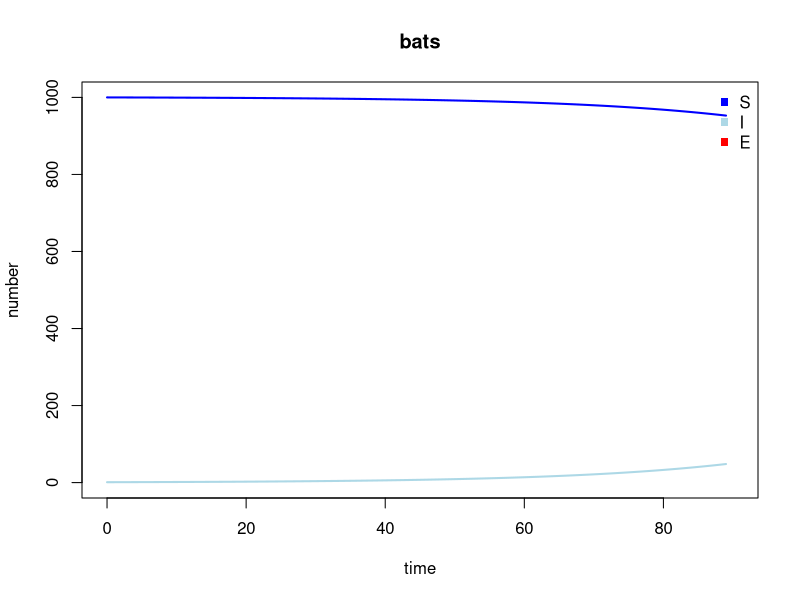
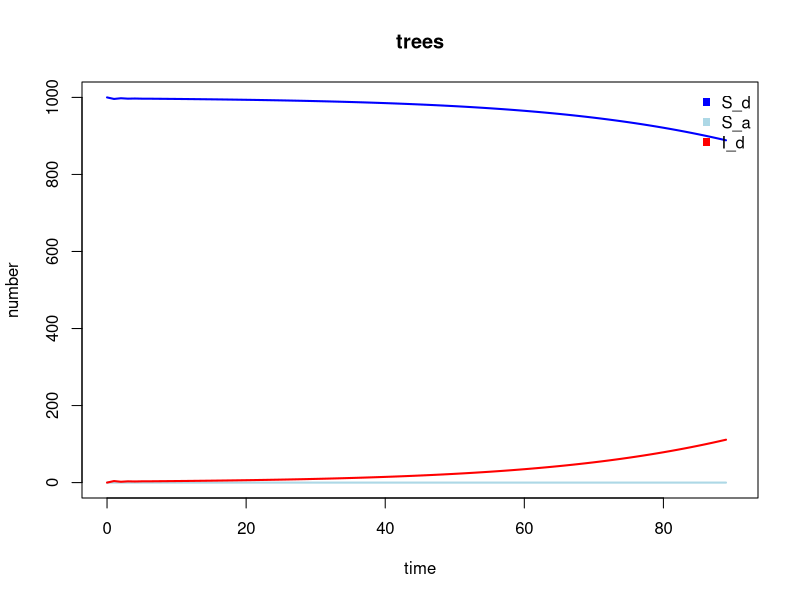
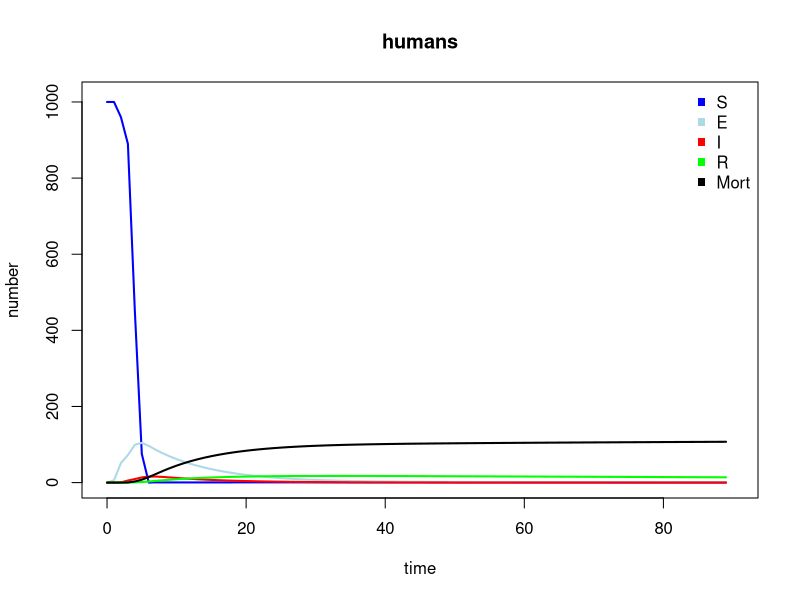
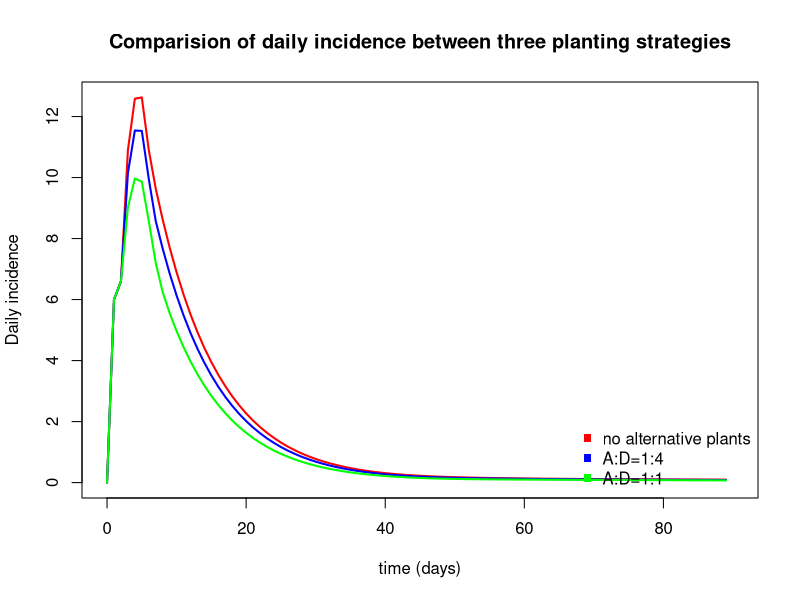

Write the R code that produced these figures, in order.
## ---- chunk 1
knitr::opts_chunk$set(echo = TRUE)
## ---- chunk 2
run_nipah_discrete <- function(param, max_time, time_step, initial_cond){
  
  ## Parameters
  
  ## For bats
  V_b = param$V_b #birth rate of bats
  mu_b = param$mu_b #death rate of bats
  beta_b = param$beta_b #transmission coefficient among bats
  beta_bd = param$beta_bd #transmission coefficient from bats to susceptible date palm trees
  
  
  
  ##
  ## For trees
  P_d = param$P_d  #proportion of data palm trees at baseline
  P_a = param$P_a  #proportion of alternative plants at baseline
  R_da = param$R_d  #relative preference of date palm tree over alternative plant 
                    # (equal preference: R_da = 1)
  theta_d = param$theta_d  #pot replacement rate 
  gamma_d = param$gamma_d  #viral inactivation rate in date palm tree sap
  
  
  ## For humans
  beta_h = param$beta_h #transmission coefficients among humans
  beta_dh = param$beta_dh #transmission coefficient from infectious date palm trees to humans
  sigma_h = param$sigma_h #1/latent period in humans
  gamma_h = param$gamma_h #recovery rate in humans
  v_h = param$v_h #birth rate for humans
  mu_h = param$mu_h #death rate for humans
  k_mu = param$k_mu #Nipah case fatality rate
  
  
  
  
  ##
  time = seq(0, max_time, time_step)
  nsteps = length(time)
  
  ## Compartments 
  
  ## For bats
  S_b <- rep(NA, nsteps); S_b[1] = initial_cond['S_b']
  I_b <- rep(NA, nsteps); I_b[1] = initial_cond['I_b']
  
  incidI_b <- rep(NA, nsteps); incidI_b[1] = 0
  
  
  ##
  ## For trees
  S_d <- rep(NA, nsteps); S_d[1] = initial_cond['S_d']
  I_d <- rep(NA, nsteps); I_d[1] = initial_cond['I_d']
  S_a <- rep(NA, nsteps); S_a[1] = initial_cond['S_a']
  
  incidI_d <- rep(NA, nsteps); incidI_d[1] = 0
  
  ## For humans 
  S_h = rep(NA, nsteps); S_h[1] = initial_cond['S_h']
  E_h = rep(NA, nsteps); E_h[1] = initial_cond['E_h']
  I_h = rep(NA, nsteps); I_h[1] = initial_cond['I_h']
  I_d = rep(NA, nsteps); I_d[1] = initial_cond['I_d']
  R_h = rep(NA, nsteps); R_h[1] = initial_cond['R_h']
  N_h = rep(NA, nsteps); N_h[1] = S_h[1] + I_h[1] + R_h[1]
  
  incidI_h = rep(NA, nsteps); incidI_h[1] = 0
  cumincid_h = rep(NA, nsteps); cumincid_h[1] = 0
  mortI_h = rep(NA, nsteps); mortI_h[1] = 0
  
  
  ##
  
  for(ii in 2:max_time){
    
    ## changes in bat compartments
    new_births_S_b = time_step * V_b * (max(S_b[ii-1],0)+max(I_b[ii-1],0))
    new_deaths_S_b = time_step * mu_b * max(S_b[ii-1],0)
    new_deaths_I_b = time_step * mu_b * max(I_b[ii-1],0)
    new_inf_S_b = time_step * beta_b * max(S_b[ii-1],0) * max(I_b[ii-1],0)
    
    
    
    ## changes in tree compartments 
    new_inf_S_d = time_step * R_da * beta_bd * max(I_b[ii-1],0) * max(S_d[ii-1],0)
    new_rep_I_d = time_step * theta_d * max(I_d[ii-1],0)
    new_inact_I_d = time_step * gamma_d * max(I_d[ii-1],0)
    
    ## changes in human compartments 
    new_births_S_h = time_step * v_h * max(N_h[ii-1],0)
    new_deaths_S_h = time_step * beta_h * max (I_h[ii-1],0) * max(S_h[ii-1],0)
    new_inf_S_h = time_step * beta_dh * max(I_d[ii-1],0) * max(S_h[ii-1],0)
    new_inf_S_dh = time_step * mu_h * max(S_h[ii-1],0)
    
    new_inf_E_h = time_step * sigma_h * max(E_h[ii-1],0)
    new_deaths_E_h = time_step * mu_h * max(E_h[ii-1],0)
    
    new_rec_I_h = time_step * gamma_h * max(I_h[ii-1],0)
    new_nip_deaths_I_h = time_step * k_mu * max(I_h[ii-1],0)
    new_deaths_I_h = time_step * mu_h * max(I_h[ii-1],0)
    
    new_deaths_R_h = time_step * mu_h * max(R_h[ii-1],0)
    
    # bat compartments
    S_b[ii] = max(S_b[(ii-1)] + new_births_S_b - new_deaths_S_b - new_inf_S_b,0)
    I_b[ii] = max(I_b[(ii-1)]+ new_inf_S_b - new_deaths_I_b,0)
    
    incidI_b[ii] = new_inf_S_b
    
    # tree compartments 
    S_d[ii] = max(S_d[(ii-1)] - new_inf_S_d + new_rep_I_d + new_inact_I_d,0)
    S_a[ii] = max(S_a[(ii-1)] ,0)
    I_d[ii] = max(I_d[(ii-1)] + new_inf_S_d - new_rep_I_d - new_inact_I_d,0)
    
    incidI_d[ii] = new_inf_S_d
  


    # human compartments
    S_h[ii] = max(S_h[(ii-1)] + new_births_S_h - new_deaths_S_h - new_inf_S_h - new_inf_S_dh,0)
    E_h[ii] = max(E_h[(ii-1)] + new_inf_S_h + new_inf_S_dh - new_inf_E_h - new_deaths_E_h,0)
    I_h[ii] = max(I_h[(ii-1)] + new_inf_E_h - new_rec_I_h - new_nip_deaths_I_h - new_deaths_I_h,0)
    R_h[ii] = max(R_h[(ii-1)] + new_rec_I_h - new_deaths_R_h,0)
    
    N_h[ii] = S_h[ii] + E_h[ii] + I_h[ii] + R_h[ii]
    incidI_h[ii] = new_inf_E_h + new_inf_S_dh
    cumincid_h[ii] = cumincid_h[(ii-1)] + new_inf_E_h + new_inf_S_dh
    mortI_h[ii] = mortI_h[(ii-1)] + new_nip_deaths_I_h
  }
  
  
  ## The output values need to be updated 
  out <- data.frame(cbind(time, S_b, I_b, incidI_b,
                          S_d, S_a, I_d,incidI_d,
                          S_h, E_h, I_h, R_h, N_h, incidI_h,cumincid_h,mortI_h)) 
  
  return(out)
  
}
## ---- chunk 3
# assign values to parameters
 ## For bats
  V_b = 0 #birth rate of bats
  mu_b = 0 #death rate of bats
  beta_b = 0.000045 #transmission coefficient among bats
  beta_bd = 0.004 #transmission coefficient from bats to susceptible date palm trees

  ## For trees
  P_d = 1  #proportion of data palm trees at baseline
  P_a = 0  #proportion of alternative plants at baseline
  R_da = 1  #relative preference of date palm tree over alternative plant 
                    # (equal preference: R_da = 1)
  theta_d = 1  #pot replacement rate 
  gamma_d = 1/2  #viral inactivation rate in date palm tree sap
  
  
  ## For humans
  beta_h = 0.086 #transmission coefficients among humans
  beta_dh = 0.01 #transmission coefficient from infectious date palm trees to humans
  sigma_h = 1/10 #1/latent period in humans: incubation 4~14 days
  gamma_h = 1/10 #recovery rate in humans
  v_h = 0.006 #birth rate for humans
  mu_h = 0.006 #death rate for humans
  k_mu = 0.5 #Nipah case fatality rate: 40-70% of cases

param = list(
    V_b = V_b, #birth rate of bats
  mu_b = mu_b, #death rate of bats
  beta_b = beta_b, #transmission coefficient among bats
  beta_bd = beta_bd, #transmission coefficient from bats to susceptible date palm trees


  ## For trees
  P_d = P_d,  #proportion of data palm trees at baseline
  P_a = P_a,  #proportion of alternative plants at baseline
  R_da = R_da,  #relative preference of date palm tree over alternative plant 
                    # (equal preference: R_da = 1)
  theta_d = theta_d,  #pot replacement rate 
  gamma_d = gamma_d,  #viral inactivation rate in date palm tree sap
  
  
  ## For humans
  beta_h = beta_h, #transmission coefficients among humans
  beta_dh = beta_dh, #transmission coefficient from infectious date palm trees to humans
  sigma_h = sigma_h, #1/latent period in humans: incubation 4~14 days
  gamma_h = gamma_h, #recovery rate in humans
  v_h = v_h, #birth rate for humans
  mu_h = mu_h, #death rate for humans
  k_mu = k_mu
)


max_time = 90
Tree = 1000
time_step = 1 
initial_cond = c(S_b=1000, I_b=1,
                 S_d=Tree*param$P_d, S_a=Tree*param$P_a, I_d=0,
                 S_h=1000, E_h=0, I_h=0, R_h=0)

result <- run_nipah_discrete(param=param, initial_cond=initial_cond, max_time=max_time, time_step=1)


## ---- chunk 4
#par(mfrow = c(1,3))
# bats
plot(result$time, result$S_b, type="l", xlim = c(0, max_time), ylim = c(0, max(result$S_b, na.rm= TRUE)), lwd=2, col="blue", xlab = 'time', ylab = 'number', main = "bats")
lines(result$time, result$I_b, type = 'l', lwd = 2, col = 'lightblue')
legend('topright', legend = c('S', 'I', 'E'), col = c('blue', 'lightblue', 'red'), bty = 'n', pch = 15, ncol = 1)
# trees
plot(result$time, result$S_d, type="l", xlim = c(0, max_time), ylim = c(0, max(result$S_d, na.rm= TRUE)), lwd=2, col="blue", xlab = 'time', ylab = 'number', main = "trees")
lines(result$time, result$S_a, type = 'l', lwd = 2, col = 'lightblue')
lines(result$time, result$I_d, type="l", lwd=2, col="red")
legend('topright', legend = c('S_d', 'S_a', 'I_d'), col = c('blue', 'lightblue', 'red'), bty = 'n', pch = 15, ncol = 1)
# humans
plot(result$time, result$S_h, type="l", xlim = c(0, max_time), ylim = c(0, max(result$N_h,na.rm=TRUE)), lwd=2, col="blue", xlab = 'time', ylab = 'number', main = "humans")
lines(result$time, result$E_h, type = 'l', lwd = 2, col = 'lightblue')
lines(result$time, result$I_h, type="l", lwd=2, col="red")
lines(result$time, result$R_h, type="l", lwd=2, col="green")
lines(result$time, result$mortI_h, type="l", lwd=2, col="black")
legend('topright', legend = c('S', 'E','I','R', 'Mort'), col = c('blue', 'lightblue','red', 'green','black'), bty = 'n', pch = 15, ncol = 1)

## ---- chunk 5
# assign values to parameters
 ## For bats
  V_b = 0 #birth rate of bats
  mu_b = 0 #death rate of bats
  beta_b = 0.000045 #transmission coefficient among bats
  beta_bd = 0.004 #transmission coefficient from bats to susceptible date palm trees

  ## For trees
  P_d = 0.8  #proportion of data palm trees at baseline
  P_a = 0.2  #proportion of alternative plants at baseline
  R_da = 1  #relative preference of date palm tree over alternative plant 
                    # (equal preference: R_da = 1)
  theta_d = 1  #pot replacement rate 
  gamma_d = 1/2  #viral inactivation rate in date palm tree sap
  
  
  ## For humans
  beta_h = 0.086 #transmission coefficients among humans
  beta_dh = 0.01 #transmission coefficient from infectious date palm trees to humans
  sigma_h = 1/10 #1/latent period in humans: incubation 4~14 days
  gamma_h = 1/10 #recovery rate in humans
  v_h = 0.006 #birth rate for humans
  mu_h = 0.006 #death rate for humans
  k_mu = 0.5 #Nipah case fatality rate: 40-70% of cases

param = list(
    V_b = V_b, #birth rate of bats
  mu_b = mu_b, #death rate of bats
  beta_b = beta_b, #transmission coefficient among bats
  beta_bd = beta_bd, #transmission coefficient from bats to susceptible date palm trees


  ## For trees
  P_d = P_d,  #proportion of data palm trees at baseline
  P_a = P_a,  #proportion of alternative plants at baseline
  R_da = R_da,  #relative preference of date palm tree over alternative plant 
                    # (equal preference: R_da = 1)
  theta_d = theta_d,  #pot replacement rate 
  gamma_d = gamma_d,  #viral inactivation rate in date palm tree sap
  
  
  ## For humans
  beta_h = beta_h, #transmission coefficients among humans
  beta_dh = beta_dh, #transmission coefficient from infectious date palm trees to humans
  sigma_h = sigma_h, #1/latent period in humans: incubation 4~14 days
  gamma_h = gamma_h, #recovery rate in humans
  v_h = v_h, #birth rate for humans
  mu_h = mu_h, #death rate for humans
  k_mu = k_mu
)


max_time = 90 
Tree = 1000
time_step = 1 
initial_cond = c(S_b=1000, I_b=1,
                 S_d=Tree*param$P_d, S_a=Tree*param$P_a, I_d=0,
                 S_h=1000, E_h=0, I_h=0, R_h=0)

result2 <- run_nipah_discrete(param=param, initial_cond=initial_cond, max_time=max_time, time_step=1)
## ---- chunk 6
# assign values to parameters
 ## For bats
  V_b = 0 #birth rate of bats
  mu_b = 0 #death rate of bats
  beta_b = 0.000045 #transmission coefficient among bats
  beta_bd = 0.004 #transmission coefficient from bats to susceptible date palm trees

  ## For trees
  P_d = 0.5  #proportion of data palm trees at baseline
  P_a = 0.5  #proportion of alternative plants at baseline
  R_da = 1  #relative preference of date palm tree over alternative plant 
                    # (equal preference: R_da = 1)
  theta_d = 1  #pot replacement rate 
  gamma_d = 1/2  #viral inactivation rate in date palm tree sap
  
  
  ## For humans
  beta_h = 0.086 #transmission coefficients among humans
  beta_dh = 0.01 #transmission coefficient from infectious date palm trees to humans
  sigma_h = 1/10 #1/latent period in humans: incubation 4~14 days
  gamma_h = 1/10 #recovery rate in humans
  v_h = 0.006 #birth rate for humans
  mu_h = 0.006 #death rate for humans
  k_mu = 0.5 #Nipah case fatality rate: 40-70% of cases

param = list(
    V_b = V_b, #birth rate of bats
  mu_b = mu_b, #death rate of bats
  beta_b = beta_b, #transmission coefficient among bats
  beta_bd = beta_bd, #transmission coefficient from bats to susceptible date palm trees


  ## For trees
  P_d = P_d,  #proportion of data palm trees at baseline
  P_a = P_a,  #proportion of alternative plants at baseline
  R_da = R_da,  #relative preference of date palm tree over alternative plant 
                    # (equal preference: R_da = 1)
  theta_d = theta_d,  #pot replacement rate 
  gamma_d = gamma_d,  #viral inactivation rate in date palm tree sap
  
  
  ## For humans
  beta_h = beta_h, #transmission coefficients among humans
  beta_dh = beta_dh, #transmission coefficient from infectious date palm trees to humans
  sigma_h = sigma_h, #1/latent period in humans: incubation 4~14 days
  gamma_h = gamma_h, #recovery rate in humans
  v_h = v_h, #birth rate for humans
  mu_h = mu_h, #death rate for humans
  k_mu = k_mu
)


max_time = 90 
Tree = 1000
time_step = 1 
initial_cond = c(S_b=1000, I_b=1,
                 S_d=Tree*param$P_d, S_a=Tree*param$P_a, I_d=0,
                 S_h=1000, E_h=0, I_h=0, R_h=0)

result3 <- run_nipah_discrete(param=param, initial_cond=initial_cond, max_time=max_time, time_step=1)
## ---- chunk 7
#par(mfrow = c(1,3))
plot(result$time, result$incidI_h, type="l", xlim = c(0, max_time), ylim = c(0, max(result$incidI_h,na.rm=TRUE)), lwd=2, col="red", xlab = 'time (days)', ylab = 'Daily incidence', main = "Comparision of daily incidence between three planting strategies")
lines(result2$time, result2$incidI_h, type = 'l', lwd = 2, col = 'blue')
lines(result3$time, result3$incidI_h, type = 'l', lwd = 2, col = 'green')
legend('bottomright', legend = c('no alternative plants', 'A:D=1:4','A:D=1:1'), col = c('red', 'blue','green'), bty = 'n', pch = 15, ncol = 1)
